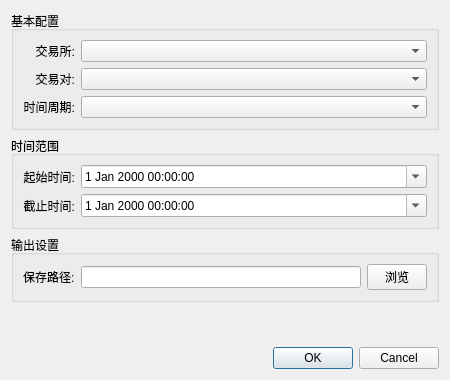
<?xml version="1.0" encoding="UTF-8"?>
<ui version="4.0">
 <class>DownloadConfigDialog</class>
 <widget class="QDialog" name="DownloadConfigDialog">
  <property name="geometry">
   <rect>
    <x>0</x>
    <y>0</y>
    <width>450</width>
    <height>380</height>
   </rect>
  </property>
  <property name="sizePolicy">
   <sizepolicy hsizetype="Fixed" vsizetype="Fixed">
    <horstretch>0</horstretch>
    <verstretch>0</verstretch>
   </sizepolicy>
  </property>
  <property name="windowTitle">
   <string>数据下载配置</string>
  </property>
  <layout class="QVBoxLayout" name="verticalLayout">
   <item>
    <widget class="QGroupBox" name="basicConfigGroupBox">
     <property name="title">
      <string>基本配置</string>
     </property>
     <layout class="QGridLayout" name="gridLayout">
      <item row="2" column="0">
       <widget class="QLabel" name="timeframeLabel">
        <property name="text">
         <string>时间周期:</string>
        </property>
        <property name="alignment">
         <set>Qt::AlignmentFlag::AlignRight|Qt::AlignmentFlag::AlignTrailing|Qt::AlignmentFlag::AlignVCenter</set>
        </property>
       </widget>
      </item>
      <item row="0" column="1">
       <widget class="QComboBox" name="exchangeComboBox">
        <property name="sizePolicy">
         <sizepolicy hsizetype="Expanding" vsizetype="Fixed">
          <horstretch>0</horstretch>
          <verstretch>0</verstretch>
         </sizepolicy>
        </property>
       </widget>
      </item>
      <item row="1" column="1">
       <widget class="QComboBox" name="symbolComboBox">
        <property name="sizePolicy">
         <sizepolicy hsizetype="Expanding" vsizetype="Fixed">
          <horstretch>0</horstretch>
          <verstretch>0</verstretch>
         </sizepolicy>
        </property>
       </widget>
      </item>
      <item row="1" column="0">
       <widget class="QLabel" name="symbolLabel">
        <property name="text">
         <string>交易对:</string>
        </property>
        <property name="alignment">
         <set>Qt::AlignmentFlag::AlignRight|Qt::AlignmentFlag::AlignTrailing|Qt::AlignmentFlag::AlignVCenter</set>
        </property>
       </widget>
      </item>
      <item row="2" column="1">
       <widget class="QComboBox" name="timeframeComboBox">
        <property name="sizePolicy">
         <sizepolicy hsizetype="Expanding" vsizetype="Fixed">
          <horstretch>0</horstretch>
          <verstretch>0</verstretch>
         </sizepolicy>
        </property>
       </widget>
      </item>
      <item row="0" column="0">
       <widget class="QLabel" name="exchangeLabel">
        <property name="text">
         <string>交易所:</string>
        </property>
        <property name="alignment">
         <set>Qt::AlignmentFlag::AlignRight|Qt::AlignmentFlag::AlignTrailing|Qt::AlignmentFlag::AlignVCenter</set>
        </property>
       </widget>
      </item>
     </layout>
    </widget>
   </item>
   <item>
    <widget class="QGroupBox" name="timeRangeGroupBox">
     <property name="title">
      <string>时间范围</string>
     </property>
     <layout class="QGridLayout" name="gridLayout_2">
      <item row="0" column="0">
       <widget class="QLabel" name="startTimeLabel">
        <property name="text">
         <string>起始时间:</string>
        </property>
        <property name="alignment">
         <set>Qt::AlignmentFlag::AlignRight|Qt::AlignmentFlag::AlignTrailing|Qt::AlignmentFlag::AlignVCenter</set>
        </property>
       </widget>
      </item>
      <item row="0" column="1">
       <widget class="QDateTimeEdit" name="startDateTimeEdit">
        <property name="sizePolicy">
         <sizepolicy hsizetype="Expanding" vsizetype="Fixed">
          <horstretch>0</horstretch>
          <verstretch>0</verstretch>
         </sizepolicy>
        </property>
        <property name="calendarPopup">
         <bool>true</bool>
        </property>
       </widget>
      </item>
      <item row="1" column="0">
       <widget class="QLabel" name="endTimeLabel">
        <property name="text">
         <string>截止时间:</string>
        </property>
        <property name="alignment">
         <set>Qt::AlignmentFlag::AlignRight|Qt::AlignmentFlag::AlignTrailing|Qt::AlignmentFlag::AlignVCenter</set>
        </property>
       </widget>
      </item>
      <item row="1" column="1">
       <widget class="QDateTimeEdit" name="endDateTimeEdit">
        <property name="sizePolicy">
         <sizepolicy hsizetype="Expanding" vsizetype="Fixed">
          <horstretch>0</horstretch>
          <verstretch>0</verstretch>
         </sizepolicy>
        </property>
        <property name="calendarPopup">
         <bool>true</bool>
        </property>
       </widget>
      </item>
     </layout>
    </widget>
   </item>
   <item>
    <widget class="QGroupBox" name="outputGroupBox">
     <property name="title">
      <string>输出设置</string>
     </property>
     <layout class="QHBoxLayout" name="horizontalLayout">
      <item>
       <widget class="QLabel" name="outputLabel">
        <property name="text">
         <string>保存路径:</string>
        </property>
       </widget>
      </item>
      <item>
       <widget class="QLineEdit" name="outputPathLineEdit">
        <property name="sizePolicy">
         <sizepolicy hsizetype="Expanding" vsizetype="Fixed">
          <horstretch>0</horstretch>
          <verstretch>0</verstretch>
         </sizepolicy>
        </property>
       </widget>
      </item>
      <item>
       <widget class="QPushButton" name="browseButton">
        <property name="maximumSize">
         <size>
          <width>60</width>
          <height>16777215</height>
         </size>
        </property>
        <property name="text">
         <string>浏览</string>
        </property>
       </widget>
      </item>
     </layout>
    </widget>
   </item>
   <item>
    <spacer name="verticalSpacer">
     <property name="orientation">
      <enum>Qt::Orientation::Vertical</enum>
     </property>
     <property name="sizeHint" stdset="0">
      <size>
       <width>20</width>
       <height>10</height>
      </size>
     </property>
    </spacer>
   </item>
   <item>
    <widget class="QDialogButtonBox" name="buttonBox">
     <property name="orientation">
      <enum>Qt::Orientation::Horizontal</enum>
     </property>
     <property name="standardButtons">
      <set>QDialogButtonBox::StandardButton::Cancel|QDialogButtonBox::StandardButton::Ok</set>
     </property>
    </widget>
   </item>
  </layout>
 </widget>
 <resources/>
 <connections>
  <connection>
   <sender>buttonBox</sender>
   <signal>accepted()</signal>
   <receiver>DownloadConfigDialog</receiver>
   <slot>accept()</slot>
   <hints>
    <hint type="sourcelabel">
     <x>20</x>
     <y>20</y>
    </hint>
    <hint type="destinationlabel">
     <x>20</x>
     <y>20</y>
    </hint>
   </hints>
  </connection>
  <connection>
   <sender>buttonBox</sender>
   <signal>rejected()</signal>
   <receiver>DownloadConfigDialog</receiver>
   <slot>reject()</slot>
   <hints>
    <hint type="sourcelabel">
     <x>20</x>
     <y>20</y>
    </hint>
    <hint type="destinationlabel">
     <x>20</x>
     <y>20</y>
    </hint>
   </hints>
  </connection>
 </connections>
</ui>
